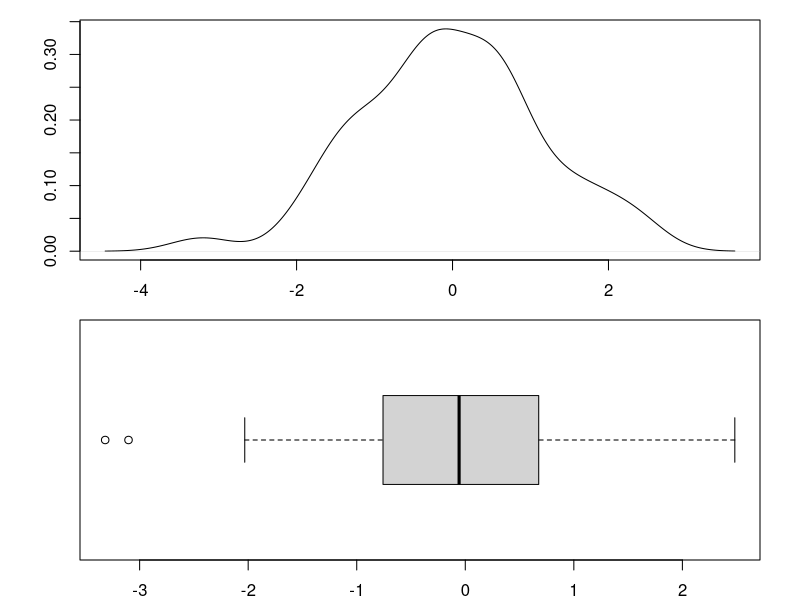
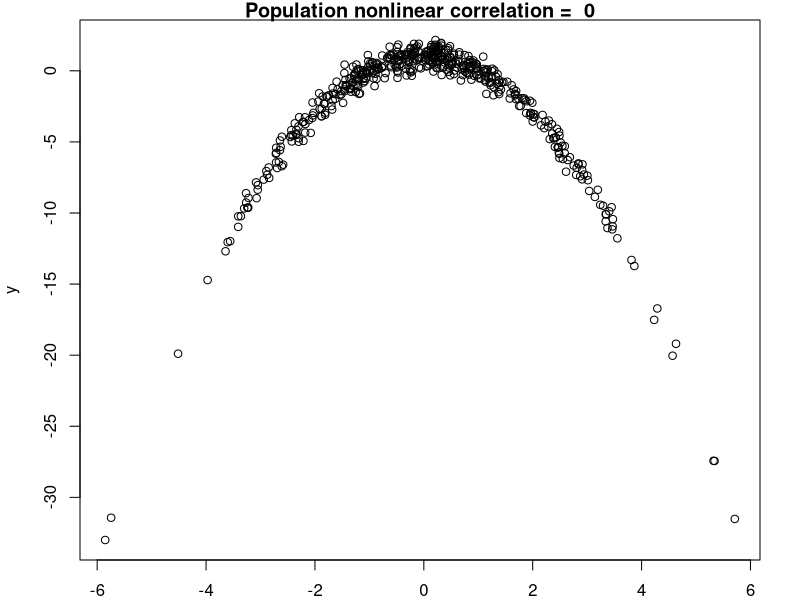
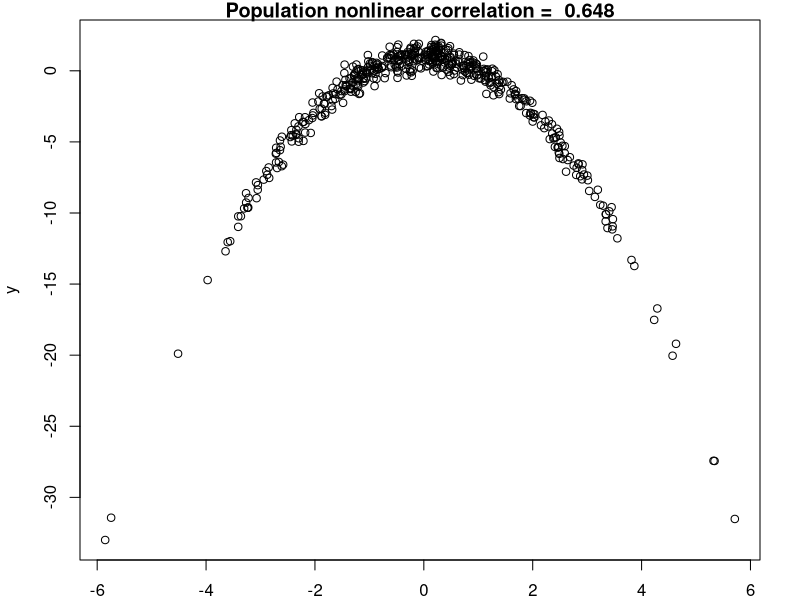

Here is the R script that generated these plots, in order:
## ---- chunk 1
# Generate Bivariate Data with Nonlinear Relationship
gen_nonlinear <- function(n, muX, muY, sX, sY, angle){
  rotmat <- matrix(c(cos(angle), -sin(angle), sin(angle), cos(angle)),2,2)
  x <- rnorm(n, muX, sX)
  y <- x**2 + rnorm(n, muY, sY)
  df <- cbind(x,y)
  df <- df %*% rotmat
  df <- as.data.frame(df)
  names(df) <- c("x", "y")
  return(df)
}

# True correlation value for the nonlinear setting
cor_nonlinear <- function(muX, muY, sX, sY, angle){
  # muX and muY have no effect
  sQ <- sqrt(cos(angle)**2 * (2*sX**4 + 4*sX**2*muX**2 +  sY**2) + sin(angle)**2 * sX**2 + 2 * cos(angle)*sin(angle)*(2*sX**2*muX))
  sR <- sqrt(sin(angle)**2 * (2*sX**4 + 4*sX**2*muX**2 + sY**2) + cos(angle)**2 * sX**2 - 2 * cos(angle)*sin(angle)*(2*sX**2*muX))
  cov <- sin(angle)*cos(angle) * (sX**2 - (2*sX**4 + 4*sX**2*muX**2 + sY**2)) +
    (cos(angle)**2 - sin(angle)**2) * (2*sX**2*muX)
  cor <- round(cov/(sQ*sR), 4)
  return(cor)
}

## ---- chunk 2
data=rnorm(100)
par(mfrow=c(2,1))
par(mar=c(2,4,1,2))
plot(density(data), main = "", ylab ="", xlab ="")
boxplot(data, horizontal = T)
par(mfrow=c(1,1))
mean_data = mean(data)
## ---- chunk 3

#Ex2 question 1 (a)
#How does the angle parameter visually affect the data?
#angle = 0 

# Parameters:
SAMPLESEED <- 9886
SIMULATIONSEED <- 1021
n <- 500
muX <- 0
muY <- -1
sX  <- 1.8
sY  <- 0.5
rho <- 0.84
out <- 0.03
dev <- 3
angle <- 0

set.seed(SAMPLESEED)
df <- gen_nonlinear(n=n, muX=muX, muY=muY, sX=sX, sY=sY, angle=pi)
# population correlation in this setting 
rho <- cor_nonlinear(muX=muX, muY=muY, sX=sX, sY=sY, angle=angle)

plot(df, main=paste("Population nonlinear correlation = ", round(rho, 3)))

## ---- chunk 4

#Ex2 question 1 (a)
#How does the angle parameter visually affect the data?
#angle = -0.45 

# Parameters:
SAMPLESEED <- 9886
SIMULATIONSEED <- 1021
n <- 500
muX <- 0
muY <- -1
sX  <- 1.8
sY  <- 0.5
rho <- 0.84
out <- 0.03
dev <- 3
angle <- -0.45

set.seed(SAMPLESEED)
df <- gen_nonlinear(n=n, muX=muX, muY=muY, sX=sX, sY=sY, angle=pi)
# population correlation in this setting 
rho <- cor_nonlinear(muX=muX, muY=muY, sX=sX, sY=sY, angle=angle)

plot(df, main=paste("Population nonlinear correlation = ", round(rho, 3)))
